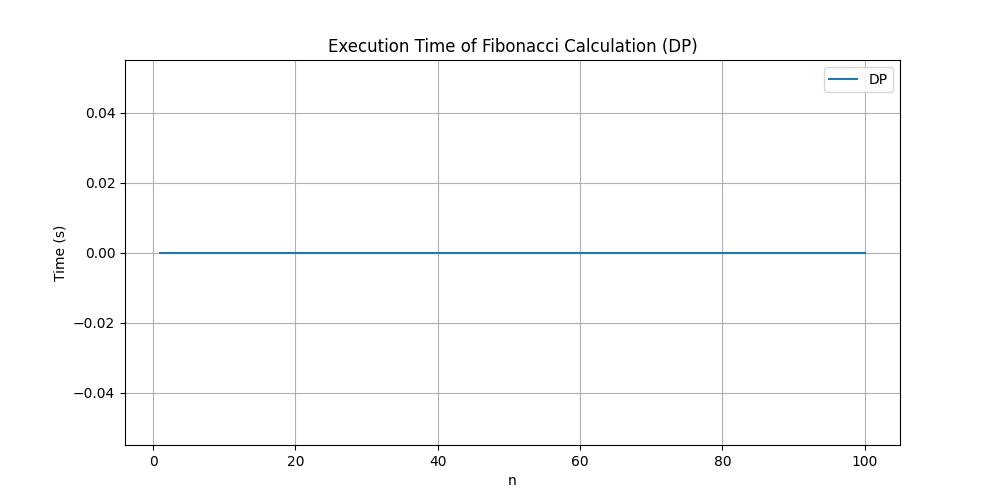

The script that drew this image:
import time
import matplotlib.pyplot as plt

def fibonacci_bottom_up(n):
    fib = [0] * (n+1)
    fib[1] = 1
    for i in range(2, n+1):
        fib[i] = fib[i-1] + fib[i-2]
    return fib[n]

def measure_execution_time(method, n):
    start_time = time.time()
    method(n)
    end_time = time.time()
    return end_time - start_time

n_values = list(range(1, 101))
execution_times_bottom_up = []

for n in n_values:
    execution_time_bottom_up = measure_execution_time(fibonacci_bottom_up, n)
    execution_times_bottom_up.append(execution_time_bottom_up)

plt.figure(figsize=(10, 5))
plt.plot(n_values, execution_times_bottom_up, label='DP')
plt.title('Execution Time of Fibonacci Calculation (DP)')
plt.xlabel('n')
plt.ylabel('Time (s)')
plt.legend()
plt.grid(True)
plt.show()
